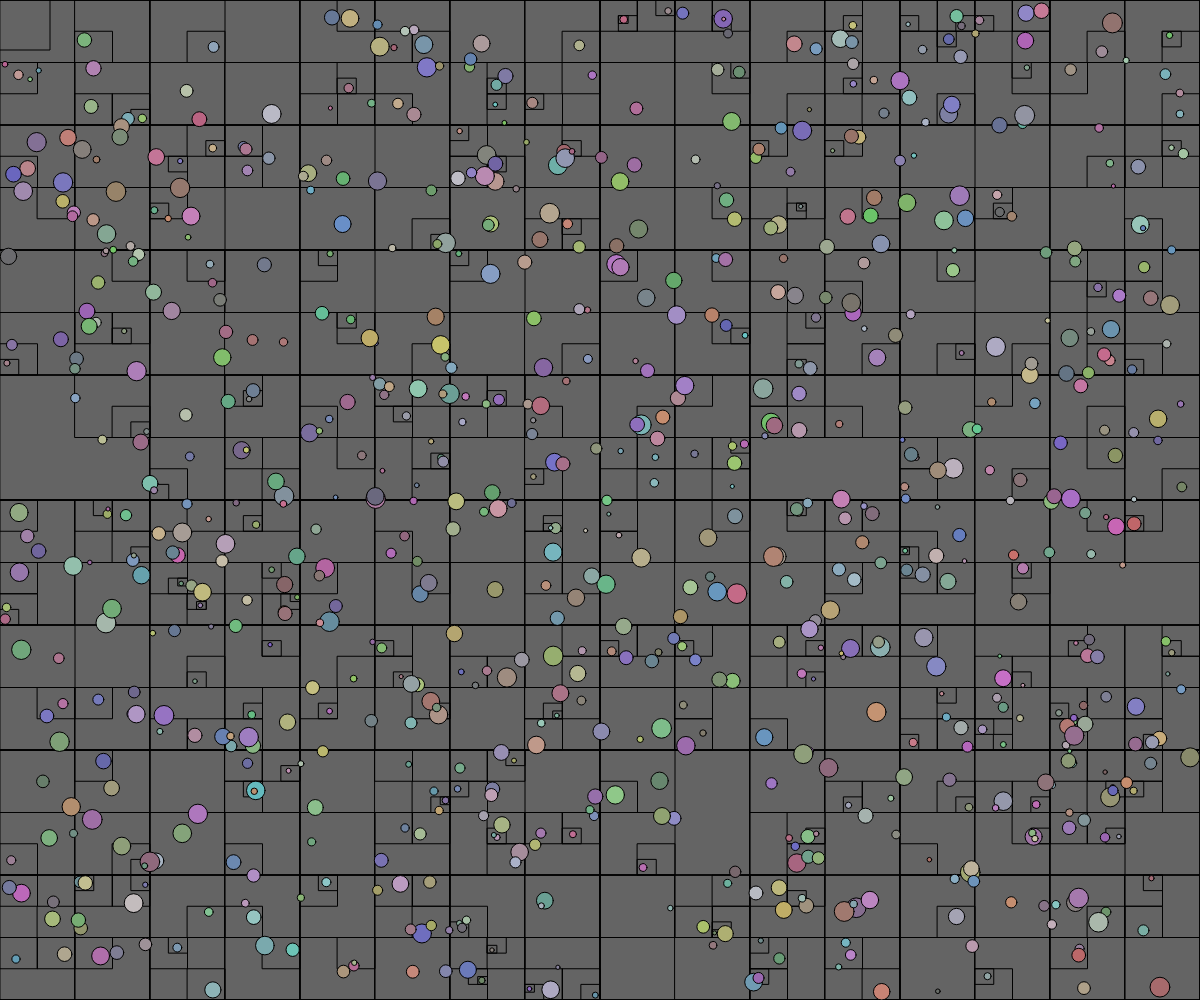
Frame 1 (no input)
Frame 60 (no input): identical to frame 1, image omitted
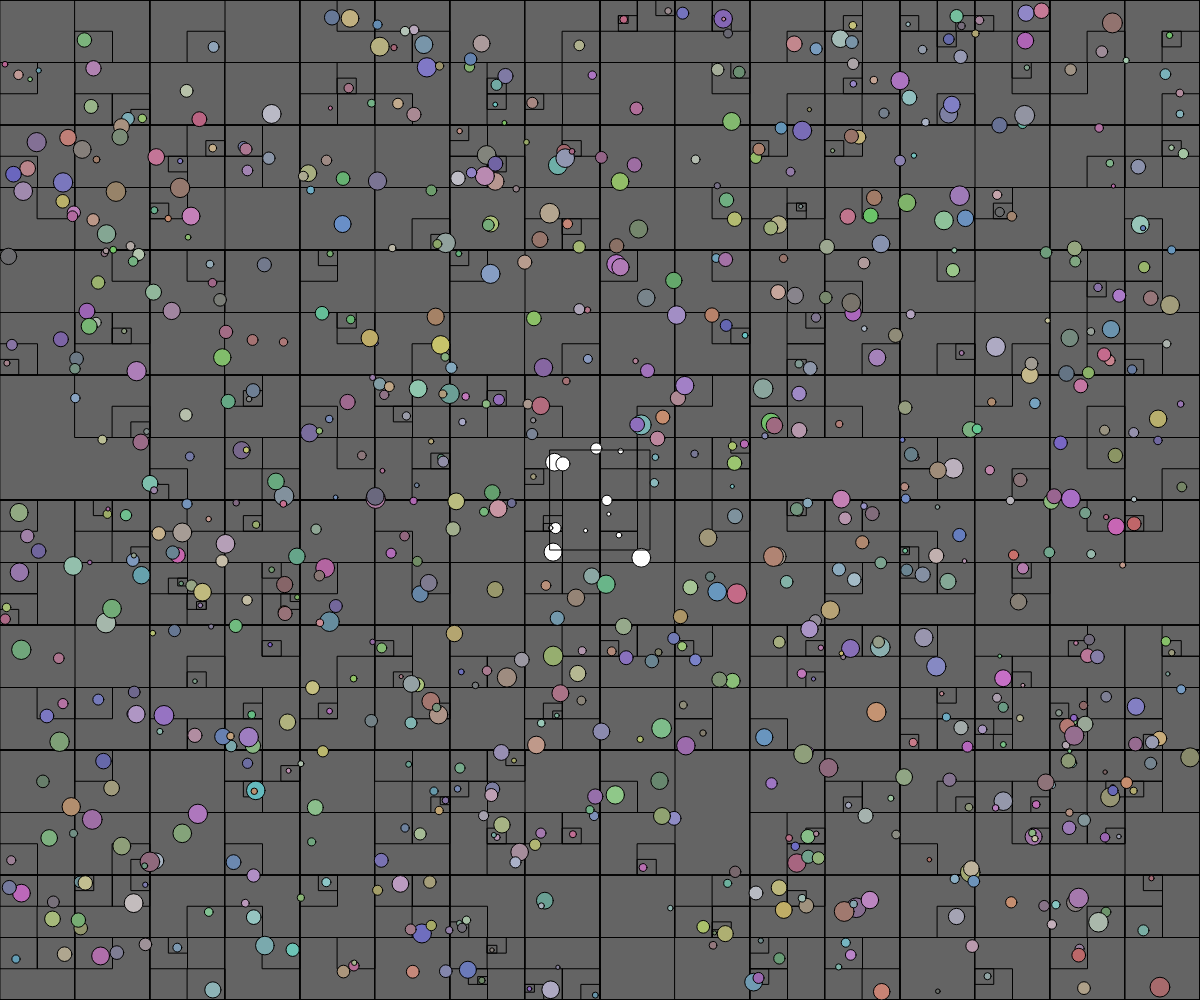
Frame 120 (the mouse pressed at the canvas centre since frame 60)

The p5.js sketch that drew these frames (run headless with seeded random() and noise() and a simulated clock; from frame 60 on, the mouse is pressed at the canvas centre):

// p5.js sketch
// ── sketch.js

class Rectangle {
  constructor(x, y, w, h){
    this.x = x
    this.y = y
    this.w = w
    this.h = h
  }

  collidesWith(other){
    if(other.x + other.w < this.x){ return false; }
    if(other.y + other.h < this.y){ return false; }
    if(this.x + this.w < other.x){ return false; }
    if(this.y + this.h < other.y){ return false; }
    return true
  }

  contains(other) {
    return this.x <= other.x && other.x+other.w <= this.x+this.w
        && this.y <= other.y && other.y+other.h <= this.y+this.h
  }

  display(){
    rect(this.x, this.y, this.w, this.h)
  }
}

class Circle {
  constructor(x, y, r, col){
    this.x = x;
    this.y = y;
    this.r = r;
    this.col = col
  }

  getBoundingBox() {
    return new Rectangle(thix.x-this.r, this.y-this.r, 2*this.r, 2*this.r)
  }

  display(){
    fill(this.col)
    ellipse(this.x, this.y, this.r*2, this.r*2)
  }
}

class QuadTree {
  constructor(area, depth) {
    this.depth = depth
    this.resize(area)
  }

  resize(area) {
    this.area = area

    let x = area.x
    let y = area.y
    let cW = area.w/2
    let cH = area.h/2
    this.childAreas = [
      new Rectangle(x+0,  y+0,  cW, cH),
      new Rectangle(x+cW, y+0,  cW, cH),
      new Rectangle(x+0,  y+cH, cW, cH),
      new Rectangle(x+cW, y+cH, cW, cH)
    ]

    this.objects = []
    this.children = [null, null, null, null]
  }

  insert(object){
    for(let i = 0; i < 4; i++){
      if(this.depth <= 0){ continue; }
      if(!this.childAreas[i].contains(object[1])){ continue }
      if(!this.children[i]){
        this.children[i] = new QuadTree(this.childAreas[i], this.depth-1)
      }
      this.children[i].insert(object)
      return
    }

    append(this.objects, object)
  }

  getObjects(area){
    if(area.contains(this.area)){ return this.getAllObjects() }
    var objs = []
    for(let i = 0; i < this.objects.length; i++){
      if(!area.collidesWith(this.objects[i][1])){ continue }
      append(objs, this.objects[i][0])
    }
    for(let i = 0; i < 4; i++){
      if(!this.children[i]){ continue }
      objs = concat(objs, this.children[i].getObjects(area))
    }
    return objs
  }

  getAllObjects(){
    var objs = []
    for(let i = 0; i < this.objects.length; i++){
      append(objs, this.objects[i][0])
    }
    for(let i = 0; i < 4; i++){
      if(!this.children[i]){ continue }
      objs = concat(objs, this.children[i].getAllObjects())
    }
    return objs
  }

  display() {
    noFill()
    this.area.display()
    for(let i = 0; i < 4; i++){
      if(!this.children[i]){ continue; }
      this.children[i].display()
    }
    fill(255)
    for(let i = 0; i < this.objects.length; i++){
      //this.objects[i][1].display()
    }
  }
}

var quadTree
var mouseRect

function populateQuadTree(){
  for(let i = 0; i < 800; i++){
    let r = random(2, 10)
    let x = random(r, width-r)
    let y = random(r, height-r)
    quadTree.insert([
      new Circle(x, y, r, color(random(100, 200), random(100, 200), random(100, 200))),
      new Rectangle(x-r, y-r, 2*r, 2*r)
    ])
  }
}

function setup() {
  createCanvas(windowWidth, windowHeight)
  frameRate(60)
  quadTree = new QuadTree(new Rectangle(0, 0, width, height), 8)
  populateQuadTree()
  mouseRect = new Rectangle(0, 0, 100, 100)
}

function draw() {
  background(100)
  mouseRect.x = mouseX - mouseRect.w/2
  mouseRect.y = mouseY - mouseRect.h/2
  quadTree.display()
  let circles = quadTree.getAllObjects()
  for(let i = 0; i < circles.length; i++){
    circles[i].display()
  }

  noFill()
  mouseRect.display()

  let inArea = quadTree.getObjects(mouseRect)
  for(let i = 0; i < inArea.length; i++){
    inArea[i].col = color(255)
  }
}

function windowResized() {
  resizeCanvas(windowWidth, windowHeight)
  quadTree.resize(new Rectangle(0, 0, width, height))
  populateQuadTree()
}

// ── noscrollbar.css
body, html {
  overflow: hidden; /* Hide scrollbars */
  padding: 0;
  margin: 0;
}
